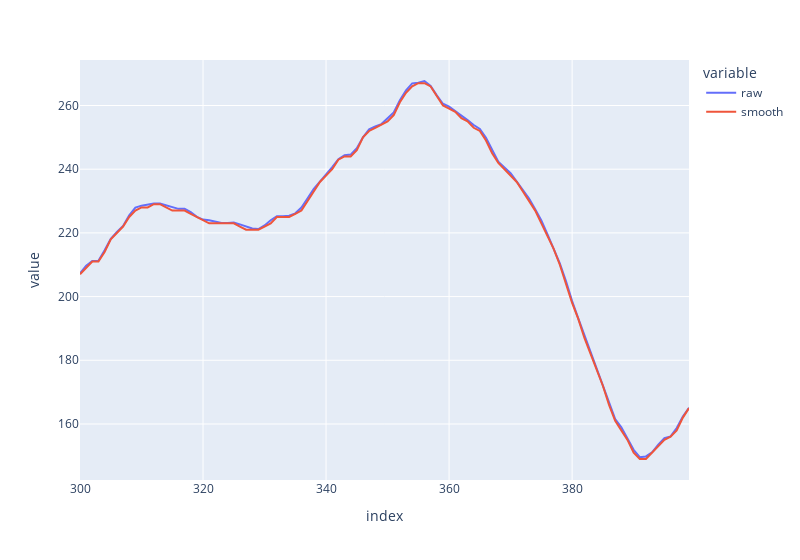

Notebook code cell kept with this figure:
### Code cell
# Comparison of point trace
px.line(plot_comp, width=800)
